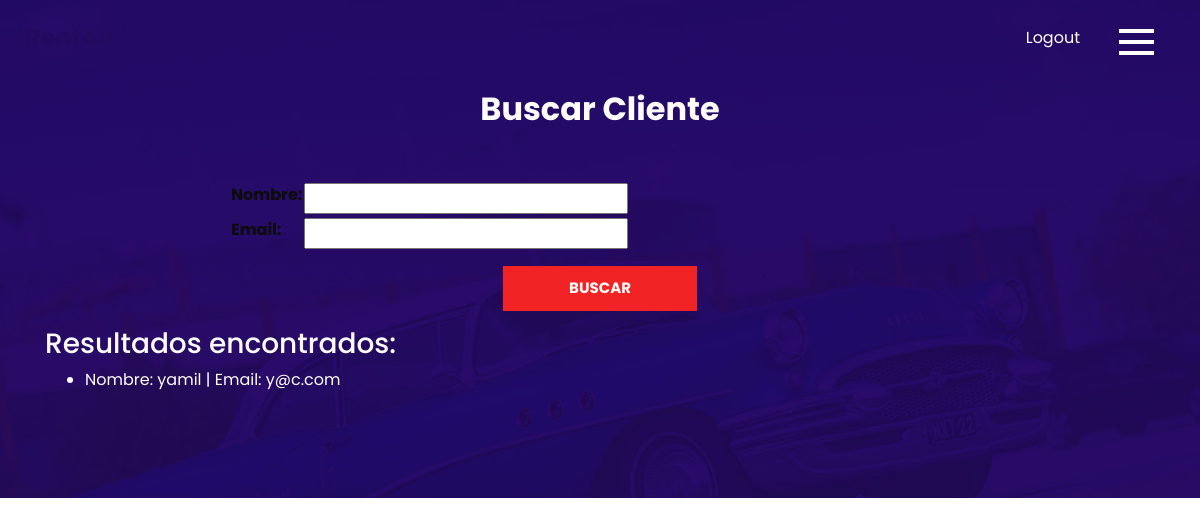
Page /buscarcliente/ (signed in) on the earlier database version.
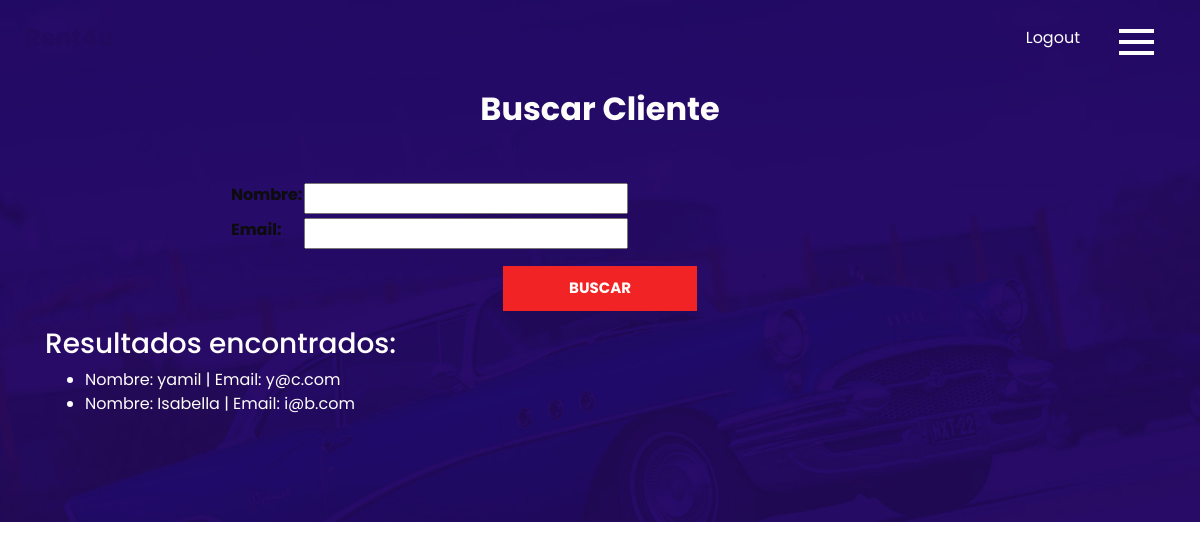
Same page on the later database version.
### app/models.py (models this page shows, shortened)
class Cliente(models.Model):
    nombre = models.CharField(max_length=30)
    apellido = models.CharField(max_length=30)
    email = models.EmailField(unique=True)
    telefono = models.CharField(max_length=50)

### app/views.py (the view)
# urls.py: path('buscarcliente/', views.buscar_cliente, name= 'BuscarCliente'),
@login_required
def buscar_cliente(request):
    formulario = BuscarCliente(request.GET)  # Capturamos los datos enviados por GET
    clientes_filtrados = Cliente.objects.all()
    if formulario.is_valid():
        informacion = formulario.cleaned_data
        if informacion.get("nombre"):
            clientes_filtrados = clientes_filtrados.filter(nombre__icontains=informacion["nombre"])
        if informacion.get("email"):
            clientes_filtrados = clientes_filtrados.filter(email__icontains=informacion["email"])
    return render(request, "app/buscar_cliente.html", {"formulario": formulario, "clientes_filtrados": clientes_filtrados})

### app/forms.py
class BuscarCliente(forms.Form):
    nombre = forms.CharField(required=False, label="Nombre")
    email = forms.EmailField(required=False, label="Email")

### app/templates/app/buscar_cliente.html (shortened to what this page needs)
{%load static%}
{%block main%}
<html>
<head>
  <link rel="stylesheet" type="text/css" href="https://cdnjs.cloudflare.com/ajax/libs/OwlCarousel2/2.3.4/assets/owl.carousel.min.css" />
  <link rel="stylesheet" type="text/css" href="{% static 'app/css/bootstrap.css'%}" />
  <link href="{% static 'app/css/style.css'%}" rel="stylesheet" />
  <link href="{% static 'app/css/responsive.css'%}" rel="stylesheet" />
</head>
<body>
  <div class="hero_area">
    <header class="header_section">
      <div class="container-fluid">
        <nav class="navbar navbar-expand-lg custom_nav-container">
          <a class="navbar-brand" href="{% url 'Inicio' %}">
            <span>Rent4u</span>
          </a>
           <div class="navbar-collapse">
            <div class="user_option">
              {% if request.user.is_authenticated %}
                <a href="{% url 'Logout' %}" aria-label="Logout">Logout</a>
              {%else%}
                <a href="{% url 'Login' %}" aria-label="Iniciar sesión">Login</a>
              {%endif%}
            </div>
            <div class="custom_menu-btn">
              <button onclick="openNav()" aria-expanded="false" aria-label="Abrir menú" aria-controls="myNav">
                <span class="s-1"></span>
                <span class="s-2"></span>
                <span class="s-3"></span>
              </button>
            </div>
          </div>
        </nav>
      </div>
    </header>
  <section class="contact_section layout_padding">
    <div class="container">
      <div class="heading_container">
        <h2>Buscar Cliente</h2>
      </div>
      <div class="row">
        <div class="col-md-8 mx-auto">
          <div class="form_container">
            <form action="{% url 'BuscarCliente' %}" method="GET">
              <div class="form-row">
                <table>
                {{ formulario.as_table }}
                </table>
              </div>
              <div class="d-flex justify-content-center">
                  <button type="submit" class="btn btn-primary">Buscar</button>
              </div>
            </form>
          </div>
        </div>
      </div>
      {% if clientes_filtrados %}
            <h3>Resultados encontrados:</h3>
            <ul>
                {% for clientes in clientes_filtrados %}
                    <li>Nombre: {{ clientes.nombre }} | Email: {{ clientes.email }}</li>
                {% endfor %}
            </ul>
        {% else %}
            <p>No se encontraron clientes. Verifique los datos ingresados.</p>
        {% endif %}
    </div>
</section>
</body>
{% endblock main%}

Differences in the rows shown:
added Cliente: nombre "Isabella", email "i@b.com"
